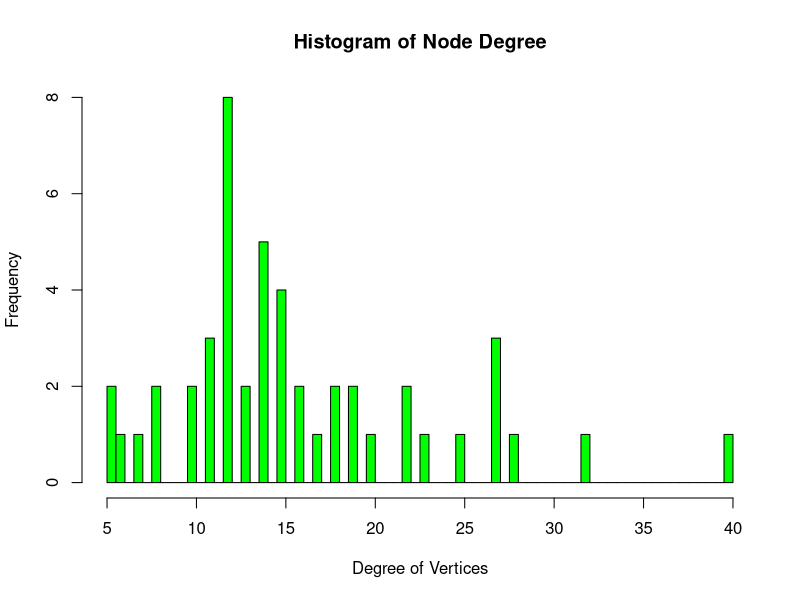
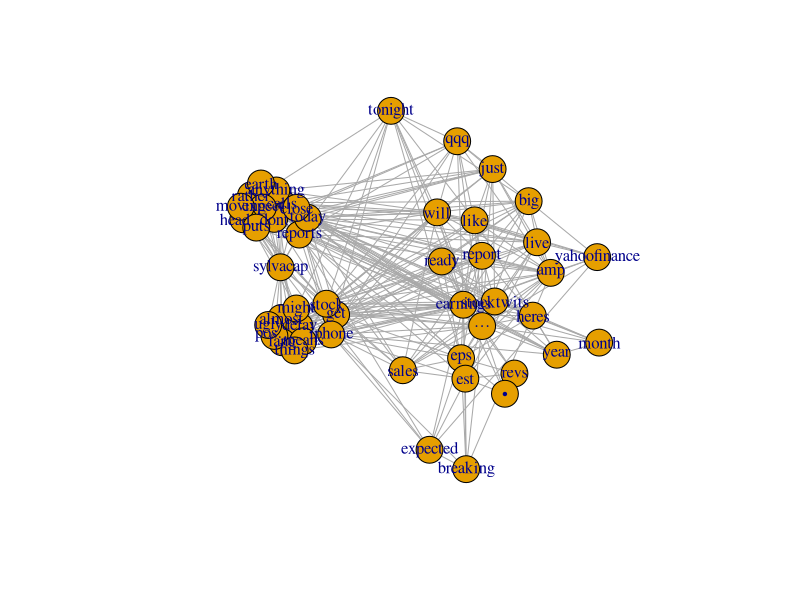
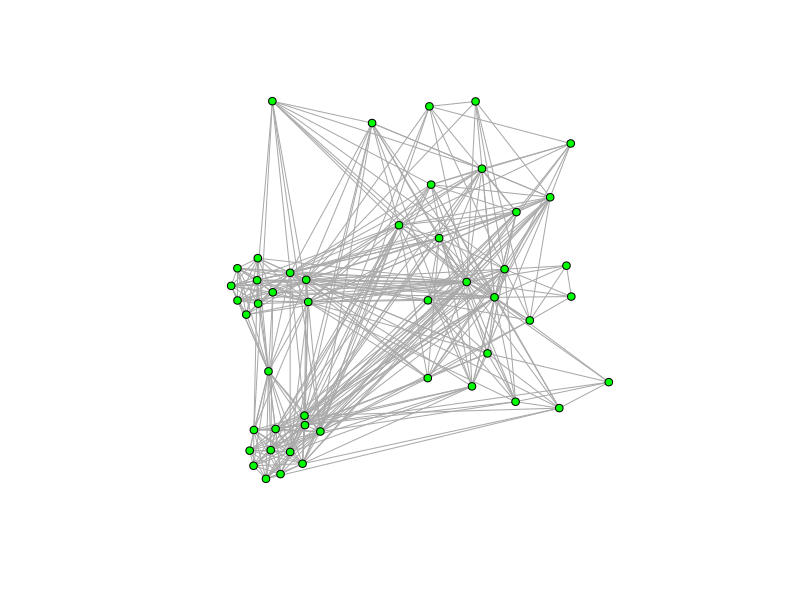
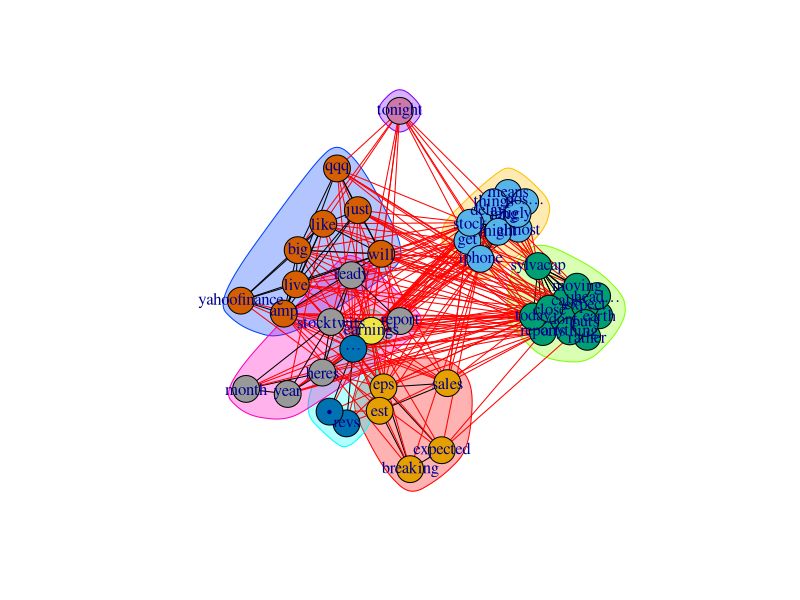
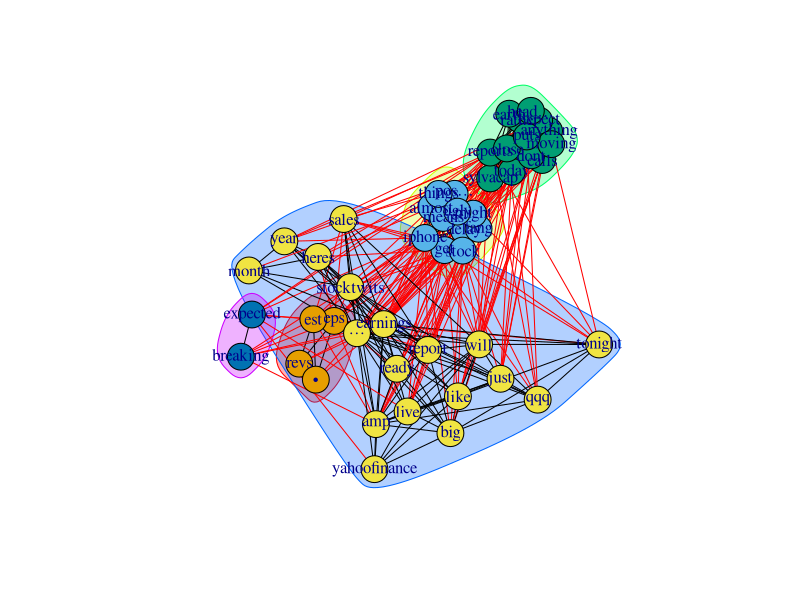
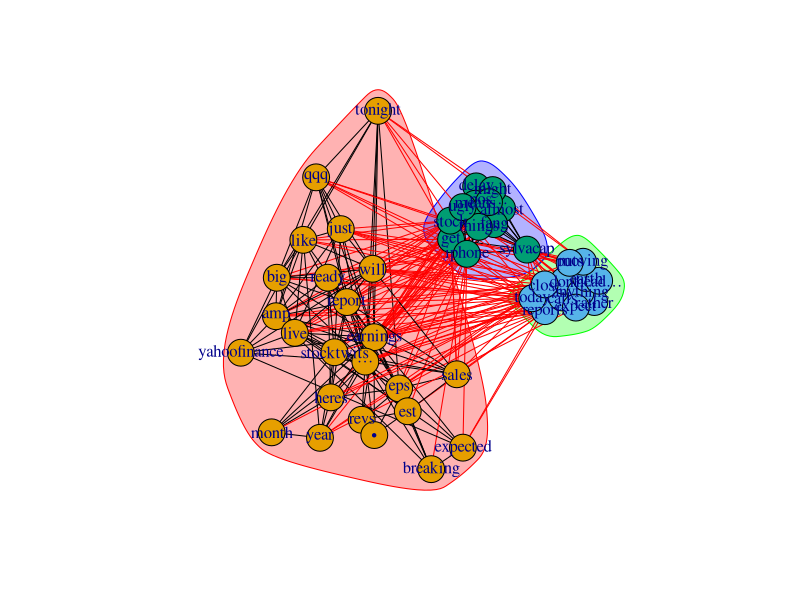
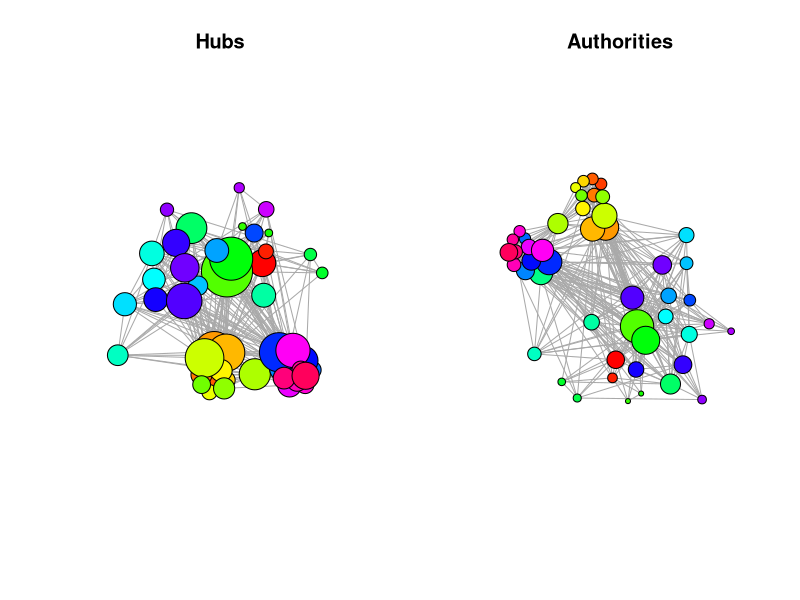
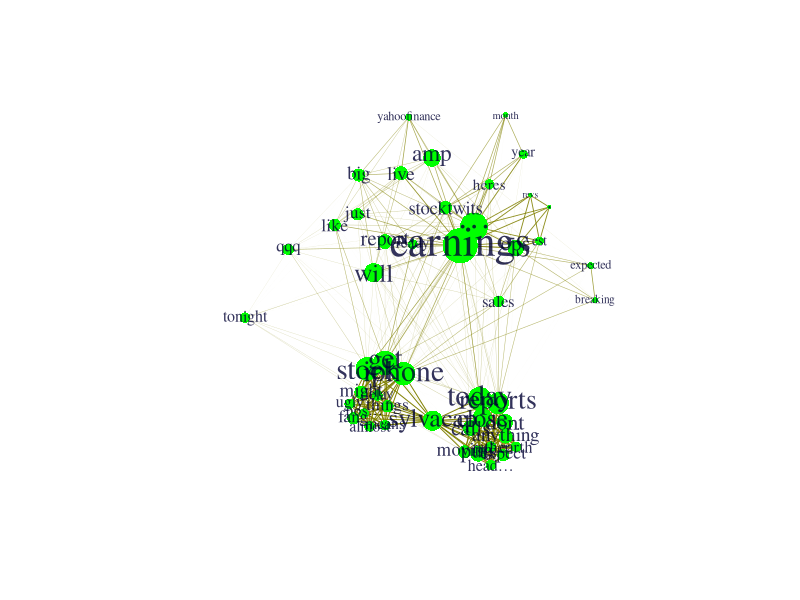

These figures' R source, in order:
## Prueba Youtube

apple<- read.csv("data/apple.csv", header = TRUE)

# Build corpus
library(tm)
corpus <- iconv(apple$text)
corpus <- Corpus(VectorSource(corpus))

# Clean text
corpus <- tm_map(corpus, tolower)
corpus <- tm_map(corpus, removePunctuation)
corpus <- tm_map(corpus, removeNumbers)
cleanset <- tm_map(corpus, removeWords, stopwords('english'))#se podría reemplazar con mi stopwords
removeURL <- function(x) gsub('http[[:alnum:]]*', '', x)
cleanset <- tm_map(cleanset, content_transformer(removeURL))
cleanset <- tm_map(cleanset, removeWords, c('aapl', 'apple'))
cleanset <- tm_map(cleanset, gsub,
                   pattern = 'stocks',
                   replacement = 'stock')
cleanset <- tm_map(cleanset, stripWhitespace)

# Term document matrix
tdm <- TermDocumentMatrix(cleanset)
tdm <- as.matrix(tdm)
tdm <- tdm[rowSums(tdm)>30,]#eliminate words that are infrequent
tdm[1:10,1:10]

# Network of terms
library(igraph)
tdm[tdm>1] <- 1
termM <- tdm %*% t(tdm)
termM[1:10,1:10]
g <- graph.adjacency(termM, weighted = T, mode = 'undirected')
g
g <- simplify(g)
V(g)$label <- V(g)$name
V(g)$degree <- degree(g)

# Histogram of node degree
hist(V(g)$degree,
     breaks = 100,
     col = 'green',
     main = 'Histogram of Node Degree',
     ylab = 'Frequency',
     xlab = 'Degree of Vertices')

# Network diagram
set.seed(222)
plot(g)
plot(g,
     vertex.color='green',
     vertex.size = 4,
     vertex.label.dist = 1.5,
     vertex.label = NA)

# Community detection // detect those groups that are densily connected, less conected across the group
comm <- cluster_edge_betweenness(g)
plot(comm, g)

prop <- cluster_label_prop(g)
plot(prop, g)

greed <- cluster_fast_greedy(as.undirected(g))
plot(greed, as.undirected(g)) # algoritmos que plotean distinto el gráfico.

# Hub and authorities // contain links
hs <- hub_score(g, weights = NA)$vector
as <- authority_score(g, weights=NA)$vector
par(mfrow=c(1,2))
plot(g, vertex.size=hs*50, main='Hubs', #outgoing links
     vertex.label=NA,
     vertex.color=rainbow(50))
plot(g, vertex.size=as*30, main='Authorities', #ingoing links
     vertex.label=NA,
     vertex.color=rainbow(50))
par(mfrow=c(1,1))

# Highlighting degrees
V(g)$label.cex <- 2.2*V(g)$degree / max(V(g)$degree) + 0.3
V(g)$label.color <- rgb(0, 0, .2, .8)
V(g)$frame.color <- NA
egam <- (log(E(g)$weight)+.4) / max(log(E(g)$weight) + .4)
E(g)$color <- rgb(.5, .5, 0, egam)
E(g)$width <- egam
plot(g,
     vertex.color='green',
     vertex.size = V(g)$degree*.5) # center aroun discussions about the big words.

# Network of tweets
tweetM <- t(tdm) %*% tdm # transpose
g <- graph.adjacency(tweetM, weighted = T, mode = 'undirected')
V(g)$degree <- degree(g)
g <- simplify(g) #remove loops
hist(V(g)$degree,
     breaks = 100,
     col = 'green',
     main = 'Histogram of Degree', #number of degrees
     ylab = 'Freuqency',
     xlab = 'Degree')

# Set labels of vertices to tweet IDs
V(g)$label <- V(g)$name
V(g)$label.cex <- 1
V(g)$label.color <- rgb(.4, 0, 0, .7)
V(g)$size <- 2
V(g)$frame.color <- NA
plot(g, vertex.label=NA, vertex.size=6) # graphic about tweets

# Delete vertices
egam <- (log(E(g)$weight)+.2)/ max(log(E(g)$weight)+ .2)
E(g)$color <- rgb(.5, .5, 0, egam)
E(g)$width <- egam
g2 <- delete.vertices(g, V(g)[degree(g)<40])
plot(g2,
     vertex.label.cex = .9,
     vertex.label.color = 'black')

# Delete edges
E(g)$color <- rgb(.5, .5, 0, egam)
E(g)$width <- egam
g3 <- delete.edges(g, E(g)$weight <- 1)
g3 <- delete.vertices(g3, V(g3)[degree(g3)<20])
plot(g3)
apple$text[c(747, 430)]
